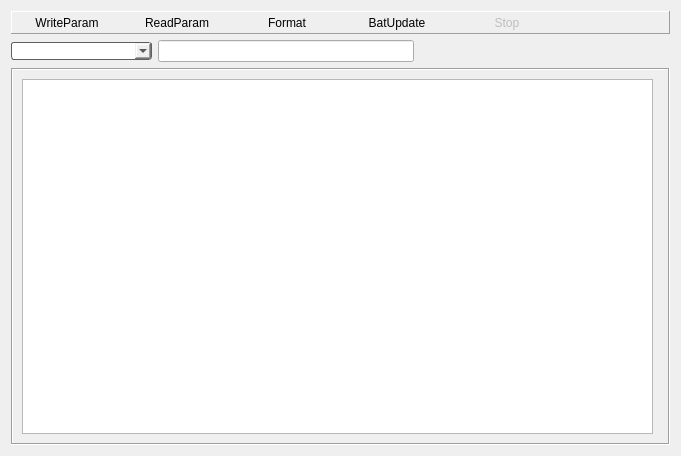
<?xml version="1.0" encoding="UTF-8"?>
<ui version="4.0">
 <class>JlinkParameterWidget</class>
 <widget class="QWidget" name="JlinkParameterWidget">
  <property name="geometry">
   <rect>
    <x>0</x>
    <y>0</y>
    <width>681</width>
    <height>456</height>
   </rect>
  </property>
  <property name="windowTitle">
   <string>Form</string>
  </property>
  <layout class="QGridLayout" name="gridLayout_2">
   <item row="1" column="0">
    <layout class="QHBoxLayout" name="horizontalLayout_2">
     <item>
      <widget class="QComboBox" name="comboBox_bat_vol">
       <property name="minimumSize">
        <size>
         <width>141</width>
         <height>0</height>
        </size>
       </property>
       <property name="styleSheet">
        <string notr="true">border: 1px solid rgb(95,95,95);
border-radius: 3px;
color: rgb(0, 0, 0);
margin:0 0 0 0;</string>
       </property>
       <property name="currentIndex">
        <number>-1</number>
       </property>
      </widget>
     </item>
     <item>
      <widget class="QLineEdit" name="lineEdit_bat_cap"/>
     </item>
     <item>
      <spacer name="horizontalSpacer_2">
       <property name="orientation">
        <enum>Qt::Horizontal</enum>
       </property>
       <property name="sizeHint" stdset="0">
        <size>
         <width>218</width>
         <height>20</height>
        </size>
       </property>
      </spacer>
     </item>
    </layout>
   </item>
   <item row="2" column="0">
    <widget class="QFrame" name="FileLoadFrame">
     <property name="enabled">
      <bool>true</bool>
     </property>
     <property name="sizePolicy">
      <sizepolicy hsizetype="Expanding" vsizetype="Expanding">
       <horstretch>0</horstretch>
       <verstretch>0</verstretch>
      </sizepolicy>
     </property>
     <property name="frameShape">
      <enum>QFrame::Box</enum>
     </property>
     <property name="frameShadow">
      <enum>QFrame::Sunken</enum>
     </property>
     <layout class="QGridLayout" name="gridLayout">
      <item row="0" column="0" colspan="2">
       <layout class="QHBoxLayout" name="horizontalLayout">
        <property name="spacing">
         <number>6</number>
        </property>
       </layout>
      </item>
      <item row="3" column="0">
       <widget class="QTableWidget" name="jlinkFormatTableWidget">
        <property name="sizePolicy">
         <sizepolicy hsizetype="Expanding" vsizetype="Expanding">
          <horstretch>0</horstretch>
          <verstretch>0</verstretch>
         </sizepolicy>
        </property>
        <property name="acceptDrops">
         <bool>true</bool>
        </property>
        <property name="editTriggers">
         <set>QAbstractItemView::NoEditTriggers</set>
        </property>
        <property name="alternatingRowColors">
         <bool>true</bool>
        </property>
        <property name="selectionMode">
         <enum>QAbstractItemView::NoSelection</enum>
        </property>
        <property name="wordWrap">
         <bool>false</bool>
        </property>
        <property name="cornerButtonEnabled">
         <bool>false</bool>
        </property>
        <property name="columnCount">
         <number>6</number>
        </property>
        <attribute name="horizontalHeaderVisible">
         <bool>false</bool>
        </attribute>
        <attribute name="horizontalHeaderCascadingSectionResizes">
         <bool>true</bool>
        </attribute>
        <attribute name="horizontalHeaderMinimumSectionSize">
         <number>15</number>
        </attribute>
        <attribute name="horizontalHeaderStretchLastSection">
         <bool>true</bool>
        </attribute>
        <attribute name="verticalHeaderVisible">
         <bool>false</bool>
        </attribute>
        <attribute name="verticalHeaderCascadingSectionResizes">
         <bool>false</bool>
        </attribute>
        <attribute name="verticalHeaderDefaultSectionSize">
         <number>23</number>
        </attribute>
        <attribute name="verticalHeaderHighlightSections">
         <bool>false</bool>
        </attribute>
        <attribute name="verticalHeaderMinimumSectionSize">
         <number>34</number>
        </attribute>
        <column>
         <property name="text">
          <string/>
         </property>
        </column>
        <column>
         <property name="text">
          <string>Name</string>
         </property>
        </column>
        <column>
         <property name="text">
          <string>Begin Address</string>
         </property>
        </column>
        <column>
         <property name="text">
          <string>End Address</string>
         </property>
        </column>
        <column>
         <property name="text">
          <string>Region</string>
         </property>
        </column>
        <column>
         <property name="text">
          <string>L</string>
         </property>
        </column>
       </widget>
      </item>
     </layout>
    </widget>
   </item>
   <item row="0" column="0">
    <widget class="QFrame" name="frame_3">
     <property name="frameShape">
      <enum>QFrame::Panel</enum>
     </property>
     <property name="frameShadow">
      <enum>QFrame::Raised</enum>
     </property>
     <layout class="QGridLayout" name="gridLayout_3">
      <property name="leftMargin">
       <number>0</number>
      </property>
      <property name="topMargin">
       <number>0</number>
      </property>
      <property name="rightMargin">
       <number>0</number>
      </property>
      <property name="bottomMargin">
       <number>0</number>
      </property>
      <property name="spacing">
       <number>0</number>
      </property>
      <item row="2" column="1" rowspan="2">
       <widget class="QToolButton" name="pushButton_ReadParam">
        <property name="minimumSize">
         <size>
          <width>110</width>
          <height>0</height>
         </size>
        </property>
        <property name="text">
         <string>ReadParam</string>
        </property>
        <property name="icon">
         <iconset resource="../../icon.qrc">
          <normaloff>:/images/readBack.png</normaloff>:/images/readBack.png</iconset>
        </property>
        <property name="iconSize">
         <size>
          <width>24</width>
          <height>24</height>
         </size>
        </property>
        <property name="toolButtonStyle">
         <enum>Qt::ToolButtonTextUnderIcon</enum>
        </property>
        <property name="autoRaise">
         <bool>true</bool>
        </property>
       </widget>
      </item>
      <item row="3" column="5">
       <spacer name="horizontalSpacer">
        <property name="orientation">
         <enum>Qt::Horizontal</enum>
        </property>
        <property name="sizeHint" stdset="0">
         <size>
          <width>40</width>
          <height>20</height>
         </size>
        </property>
       </spacer>
      </item>
      <item row="3" column="0">
       <widget class="QToolButton" name="pushButton_WriteParam">
        <property name="enabled">
         <bool>true</bool>
        </property>
        <property name="minimumSize">
         <size>
          <width>110</width>
          <height>0</height>
         </size>
        </property>
        <property name="toolTip">
         <string/>
        </property>
        <property name="styleSheet">
         <string notr="true">border-width:2px;</string>
        </property>
        <property name="text">
         <string>WriteParam</string>
        </property>
        <property name="icon">
         <iconset resource="../../icon.qrc">
          <normaloff>:/images/download.png</normaloff>:/images/download.png</iconset>
        </property>
        <property name="iconSize">
         <size>
          <width>24</width>
          <height>24</height>
         </size>
        </property>
        <property name="shortcut">
         <string/>
        </property>
        <property name="popupMode">
         <enum>QToolButton::DelayedPopup</enum>
        </property>
        <property name="toolButtonStyle">
         <enum>Qt::ToolButtonTextUnderIcon</enum>
        </property>
        <property name="autoRaise">
         <bool>true</bool>
        </property>
       </widget>
      </item>
      <item row="3" column="4">
       <widget class="QToolButton" name="pushButton_stop">
        <property name="enabled">
         <bool>false</bool>
        </property>
        <property name="minimumSize">
         <size>
          <width>110</width>
          <height>0</height>
         </size>
        </property>
        <property name="toolTip">
         <string>F10</string>
        </property>
        <property name="text">
         <string>Stop</string>
        </property>
        <property name="icon">
         <iconset resource="../../icon.qrc">
          <normaloff>:/images/stop.png</normaloff>:/images/stop.png</iconset>
        </property>
        <property name="iconSize">
         <size>
          <width>24</width>
          <height>24</height>
         </size>
        </property>
        <property name="toolButtonStyle">
         <enum>Qt::ToolButtonTextUnderIcon</enum>
        </property>
        <property name="autoRaise">
         <bool>true</bool>
        </property>
       </widget>
      </item>
      <item row="3" column="2">
       <widget class="QToolButton" name="toolButton_Format">
        <property name="minimumSize">
         <size>
          <width>110</width>
          <height>0</height>
         </size>
        </property>
        <property name="text">
         <string>Format</string>
        </property>
        <property name="icon">
         <iconset resource="../../icon.qrc">
          <normaloff>:/images/format.png</normaloff>:/images/format.png</iconset>
        </property>
        <property name="iconSize">
         <size>
          <width>24</width>
          <height>24</height>
         </size>
        </property>
        <property name="toolButtonStyle">
         <enum>Qt::ToolButtonTextUnderIcon</enum>
        </property>
        <property name="autoRaise">
         <bool>true</bool>
        </property>
       </widget>
      </item>
      <item row="3" column="3">
       <widget class="QToolButton" name="pushButton_BatUpdate">
        <property name="minimumSize">
         <size>
          <width>110</width>
          <height>0</height>
         </size>
        </property>
        <property name="text">
         <string>BatUpdate</string>
        </property>
        <property name="icon">
         <iconset resource="../../icon.qrc">
          <normaloff>:/images/download.png</normaloff>:/images/download.png</iconset>
        </property>
        <property name="iconSize">
         <size>
          <width>24</width>
          <height>24</height>
         </size>
        </property>
        <property name="toolButtonStyle">
         <enum>Qt::ToolButtonTextUnderIcon</enum>
        </property>
        <property name="autoRaise">
         <bool>true</bool>
        </property>
       </widget>
      </item>
     </layout>
    </widget>
   </item>
  </layout>
 </widget>
 <resources>
  <include location="../../icon.qrc"/>
 </resources>
 <connections/>
</ui>
